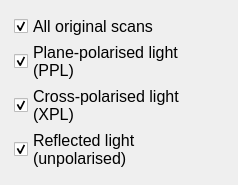
                            <widget class="QWidget" name="scrollAreaWidgetContents_2">
                             <property name="geometry">
                              <rect>
                               <x>0</x>
                               <y>0</y>
                               <width>238</width>
                               <height>162</height>
                              </rect>
                             </property>
                             <layout class="QGridLayout" name="gridLayout_10">
                              <item row="0" column="0">
                               <widget class="QWidget" name="widget_2" native="true">
                                <layout class="QGridLayout" name="gridLayout_11">
                                 <property name="leftMargin">
                                  <number>3</number>
                                 </property>
                                 <property name="topMargin">
                                  <number>3</number>
                                 </property>
                                 <property name="rightMargin">
                                  <number>3</number>
                                 </property>
                                 <property name="bottomMargin">
                                  <number>3</number>
                                 </property>
                                 <property name="verticalSpacing">
                                  <number>1</number>
                                 </property>
                                 <item row="4" column="0">
                                  <widget class="QCheckBox" name="checkBox_13">
                                   <property name="font">
                                    <font>
                                     <family>Arial</family>
                                     <pointsize>12</pointsize>
                                    </font>
                                   </property>
                                   <property name="text">
                                    <string>Plane-polarised light 
(PPL)</string>
                                   </property>
                                   <property name="checked">
                                    <bool>true</bool>
                                   </property>
                                  </widget>
                                 </item>
                                 <item row="5" column="0">
                                  <widget class="QCheckBox" name="checkBox_14">
                                   <property name="font">
                                    <font>
                                     <family>Arial</family>
                                     <pointsize>12</pointsize>
                                    </font>
                                   </property>
                                   <property name="text">
                                    <string>Cross-polarised light 
(XPL)</string>
                                   </property>
                                   <property name="checked">
                                    <bool>true</bool>
                                   </property>
                                  </widget>
                                 </item>
                                 <item row="1" column="0">
                                  <widget class="QCheckBox" name="checkBox_3">
                                   <property name="font">
                                    <font>
                                     <family>Arial</family>
                                     <pointsize>12</pointsize>
                                    </font>
                                   </property>
                                   <property name="text">
                                    <string>All original scans</string>
                                   </property>
                                   <property name="checked">
                                    <bool>true</bool>
                                   </property>
                                  </widget>
                                 </item>
                                 <item row="6" column="0">
                                  <widget class="QCheckBox" name="checkBox_4">
                                   <property name="font">
                                    <font>
                                     <family>Arial</family>
                                     <pointsize>12</pointsize>
                                    </font>
                                   </property>
                                   <property name="text">
                                    <string>Reflected light 
(unpolarised)</string>
                                   </property>
                                   <property name="checked">
                                    <bool>true</bool>
                                   </property>
                                  </widget>
                                 </item>
                                </layout>
                               </widget>
                              </item>
                             </layout>
                            </widget>
